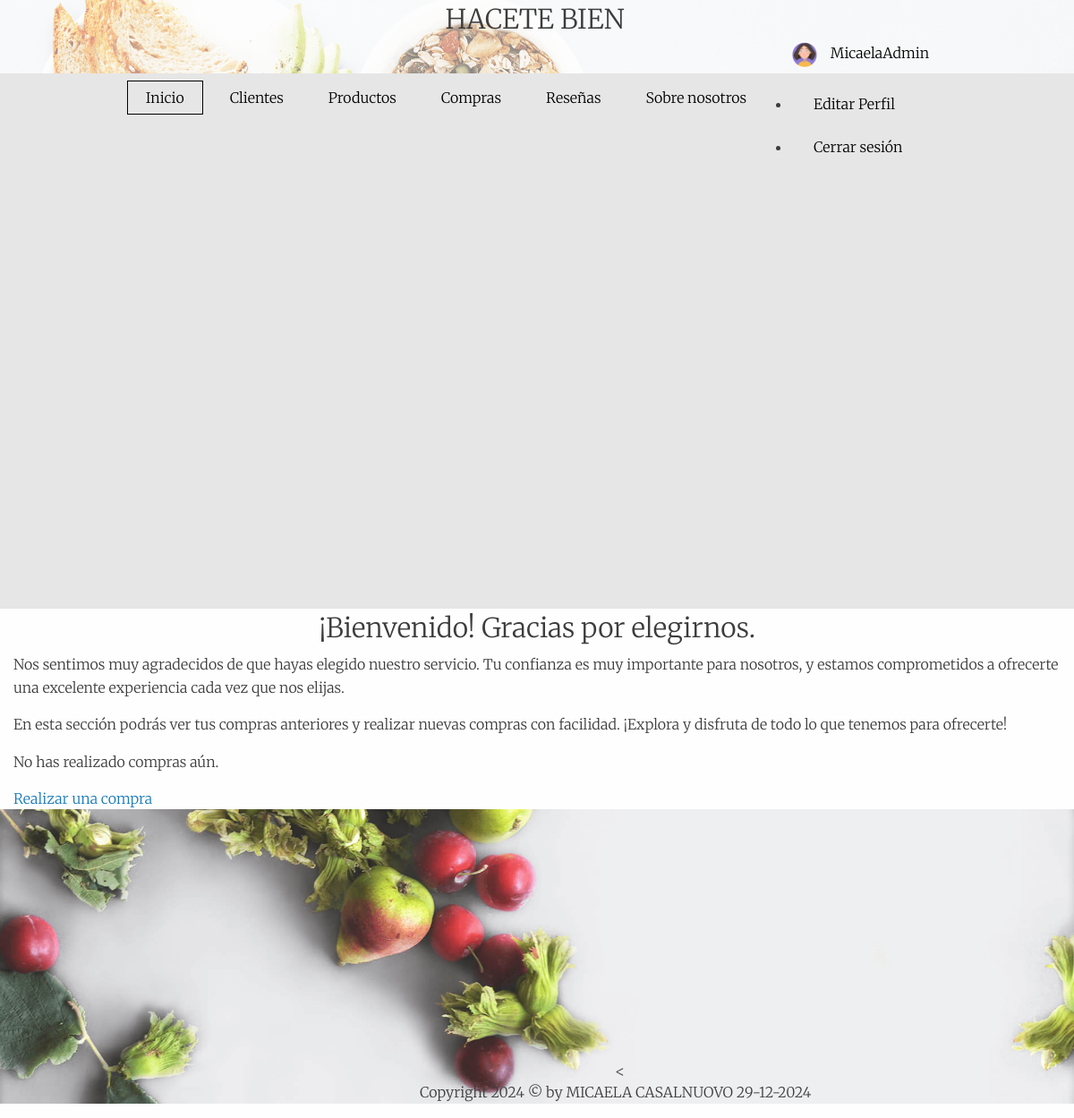
/App/bienvenido/ (signed in), run on an earlier commit of the app's database.
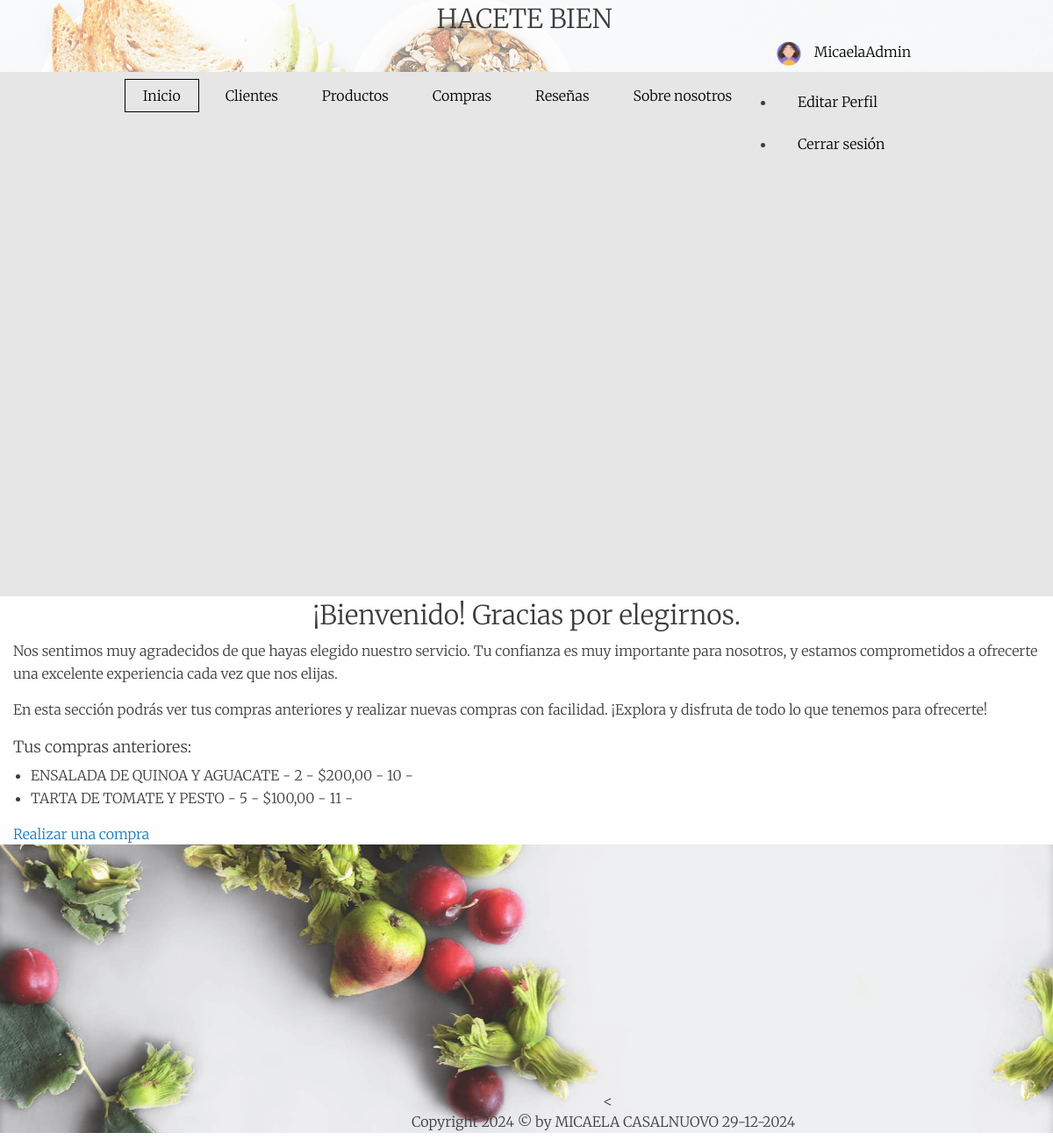
And on a later commit of the database.
### App/models.py (models this page shows, shortened)
class ModeloCompra(models.Model):
    producto = models.ForeignKey('ModeloProducto', on_delete=models.CASCADE)
    cantidad = models.PositiveIntegerField()
    precio = models.DecimalField(max_digits=10, decimal_places=2)
    nro_compra = models.CharField(max_length=20, unique=True)
    usuario = models.ForeignKey(User, on_delete=models.CASCADE, null=True)  # Cambiado a null=True temporalmente

class ModeloProducto(models.Model):
    sku = models.CharField(max_length=50, unique=True)
    descripcion = models.TextField()
    stock = models.PositiveIntegerField()
    precio = models.DecimalField(max_digits=10, decimal_places=2)

### App/views.py (the view)
# urls.py: path('bienvenido/', views.bienvenido, name='bienvenido'),
@login_required
def bienvenido(request):
    compras = ModeloCompra.objects.filter(usuario=request.user)
    return render(request, 'App/bienvenido.html', {'compras': compras})

### App/templates/App/bienvenido.html (shortened to what this page needs)
{% extends "App/base.html" %}
{% load static %}
{% block main %}
<html lang="es">
<head>
</head>
<body>
  <section id="bienvenida" class="bienvenida-section">
    <div class="container">
      <h2 class="header-txt">¡Bienvenido! Gracias por elegirnos.</h2>
      <p class="bienvenida-text">Nos sentimos muy agradecidos de que hayas elegido nuestro servicio. Tu confianza es muy importante para nosotros, y estamos comprometidos a ofrecerte una excelente experiencia cada vez que nos elijas.</p>
      <p class="bienvenida-text">En esta sección podrás ver tus compras anteriores y realizar nuevas compras con facilidad. ¡Explora y disfruta de todo lo que tenemos para ofrecerte!</p>
      {% if compras %}
        <h3>Tus compras anteriores:</h3>
        <ul>
          {% for compra in compras %}
            <li>{{ compra.producto.descripcion }} - {{ compra.cantidad }} - ${{ compra.precio }} - {{ compra.nro_compra }} - {{ compra.fecha_compra }}</li>
          {% endfor %}
        </ul>
      {% else %}
        <p>No has realizado compras aún.</p>
      {% endif %}
      <a href="{% url 'formulario_compra' %}" class="btn btn-primary">Realizar una compra</a>
    </div>
  </section>
</body>
</html>
{% endblock main %}

What changed in the data, as far as the page shows it:
added ModeloCompra: producto.descripcion "ENSALADA DE QUINOA Y AGUACATE", cantidad "2", precio "200,00", nro_compra "10"
added ModeloCompra: producto.descripcion "TARTA DE TOMATE Y PESTO", cantidad "5", precio "100,00", nro_compra "11"
Also different on the page:
text no longer shown: "No has realizado compras aún."
text now shown: "Tus compras anteriores:"
